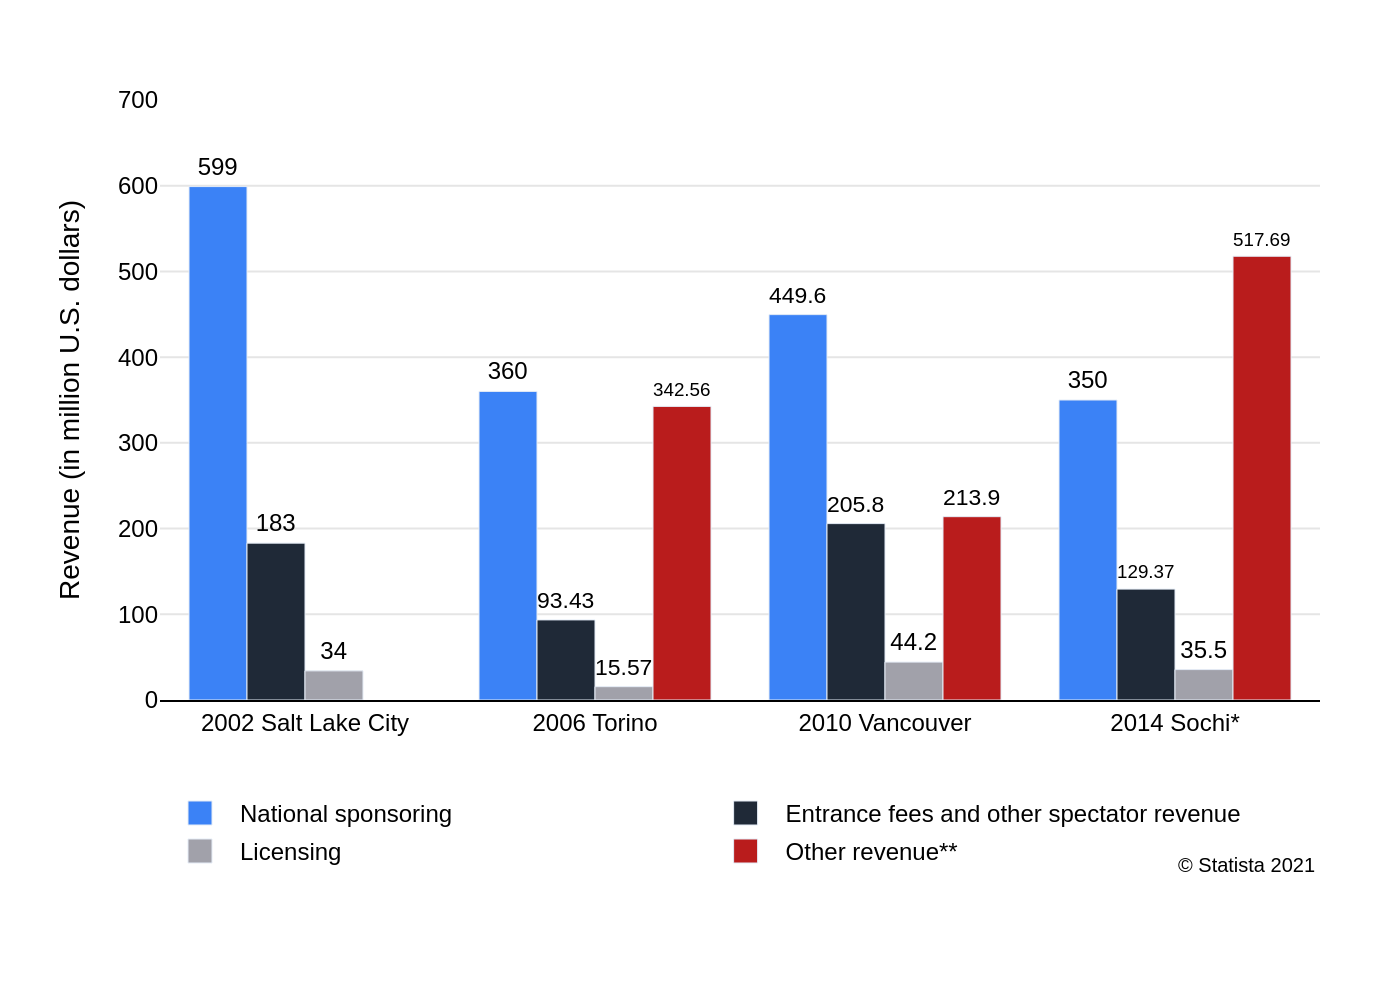

Write the Python code that produced this figure.
import sys
import json
import plotly.graph_objects as go
from pathlib import Path

# --- 1. Load Data from JSON ---
# The script expects the JSON file path as the first command-line argument.
if len(sys.argv) < 2:
    print(f"Usage: python {sys.argv[0]} <path_to_json_file>")
    sys.exit(1)

json_filepath = Path(sys.argv[1])
if not json_filepath.is_file():
    print(f"Error: File not found at {json_filepath}")
    sys.exit(1)

try:
    with open(json_filepath, 'r', encoding='utf-8') as f:
        chart_config = json.load(f)
except json.JSONDecodeError:
    print(f"Error: Invalid JSON format in {json_filepath}")
    sys.exit(1)

chart_data = chart_config.get('chart_data', [])
texts = chart_config.get('texts', {})
colors = chart_config.get('colors', [])
x_labels = texts.get('x_axis_labels', [])

# --- 2. Create the Chart Figure ---
fig = go.Figure()

# --- 3. Add Traces (Data Series) ---
# Iterate through the data series from the JSON to create a bar for each.
# The order is preserved from the JSON file.
for i, series in enumerate(chart_data):
    fig.add_trace(go.Bar(
        x=x_labels,
        y=series.get('y'),
        name=series.get('name'),
        marker_color=colors[i % len(colors)],  # Cycle through colors if not enough
        text=series.get('y'),
        textposition='outside',
        texttemplate='%{y}',
        cliponaxis=False  # Prevents text from being clipped at the top of the plot area
    ))

# --- 4. Configure Layout and Styling ---
# Combine title and subtitle using HTML for flexible styling.
title_text = ""
if texts.get("title"):
    title_text += f'<b>{texts["title"]}</b>'
if texts.get("subtitle"):
    title_text += f'<br><sub>{texts["subtitle"]}</sub>'

# Combine source and note for the annotation.
source_text = ""
if texts.get("source"):
    source_text += texts["source"]
if texts.get("note"):
    source_text += f'<br>{texts["note"]}'

fig.update_layout(
    barmode='group',
    font=dict(family="Arial", size=12, color="black"),
    title=dict(text=title_text, x=0.05, xanchor='left'),
    plot_bgcolor='white',
    xaxis=dict(
        title_text=texts.get('x_axis_title'),
        showgrid=False,
        showline=True,
        linecolor='black',
        linewidth=1
    ),
    yaxis=dict(
        title_text=texts.get('y_axis_title'),
        range=[0, 700],
        gridcolor='#E5E5E5',
        showline=False,
        zeroline=False
    ),
    legend=dict(
        orientation='h',
        yanchor='bottom',
        y=-0.3,
        xanchor='left',
        x=0
    ),
    margin=dict(l=80, r=40, b=150, t=50),
    annotations=[
        dict(
            showarrow=False,
            text=source_text,
            xref="paper",
            yref="paper",
            x=1,
            y=-0.3,
            xanchor='right',
            yanchor='bottom',
            align='right',
            font=dict(size=10)
        )
    ]
)

fig.update_traces(
    textfont=dict(family='Arial', size=12, color='black')
)

# --- 5. Output the Chart as a PNG Image ---
# The output filename is derived from the input JSON filename.
output_filename = json_filepath.stem + '.png'
fig.write_image(output_filename, scale=2)

print(f"Chart successfully generated and saved to {output_filename}")
